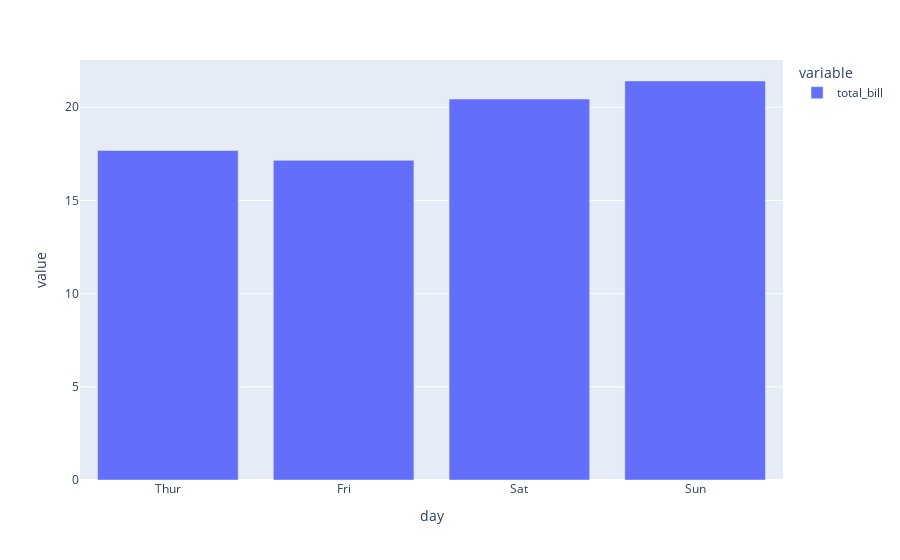

Write notebook code for a chart like this one.
### Code cell
df = sns.load_dataset("tips")
pd.options.plotting.backend="plotly"
df.groupby("day")["total_bill"].mean().plot(kind="bar")

### Figure 1 — Plotly figure (JSON) as saved in the notebook; plotly's stock layout.template omitted (floating-point values rounded to 4 significant figures)
{"data": [{"alignmentgroup": "True", "hovertemplate": "variable=total_bill<br>day=%{x}<br>value=%{y}<extra></extra>", "legendgroup": "total_bill", "marker": {"color": "#636efa", "pattern": {"shape": ""}}, "name": "total_bill", "offsetgroup": "total_bill", "orientation": "v", "showlegend": true, "textposition": "auto", "type": "bar", "x": ["Thur", "Fri", "Sat", "Sun"], "xaxis": "x", "y": [17.68, 17.15, 20.44, 21.41], "yaxis": "y"}], "layout": {"barmode": "relative", "legend": {"title": {"text": "variable"}, "tracegroupgap": 0}, "margin": {"t": 60}, "xaxis": {"anchor": "y", "domain": [0, 1], "title": {"text": "day"}}, "yaxis": {"anchor": "x", "domain": [0, 1], "title": {"text": "value"}}}}
